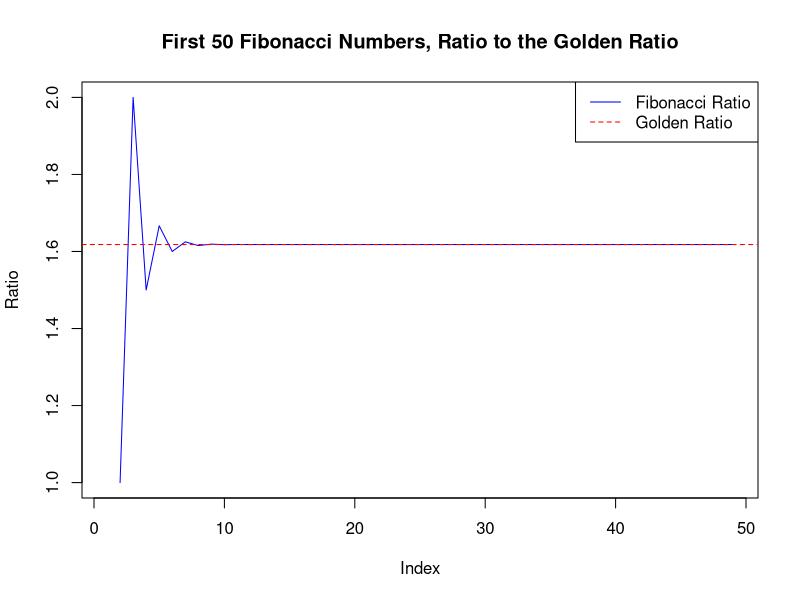
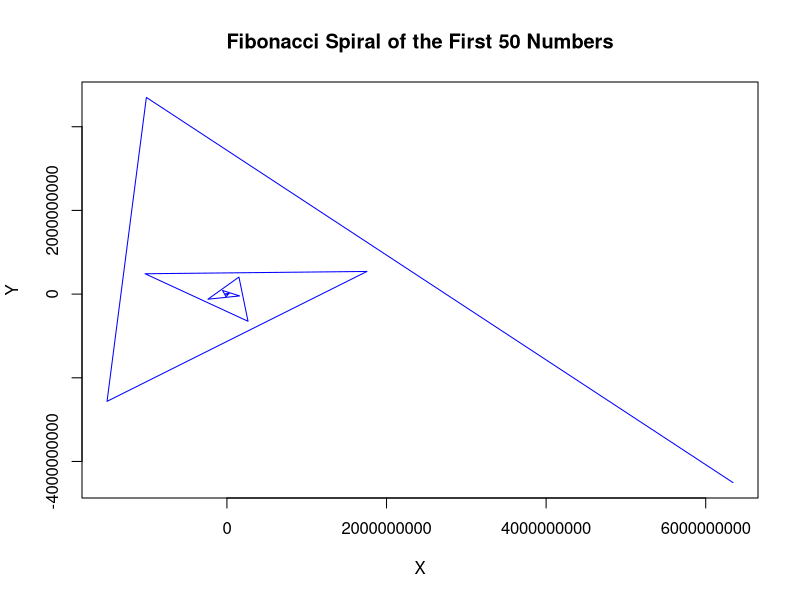

Write the R code that produced these figures, in order.
## ---- chunk 1
# Load required libraries
library(knitr)
library(kableExtra)

# Function to calculate mode
mode_function <- function(x) {
  ux <- unique(x)
  tab <- tabulate(match(x, ux))
  ux[tab == max(tab)]
}

# Function to generate Fibonacci sequence up to n terms
fibonacci <- function(n) {
  fib <- numeric(n)
  fib[1] <- 0
  fib[2] <- 1
  for (i in 3:n) {
    fib[i] <- fib[i - 1] + fib[i - 2]
  }
  return(fib)
}

# Generate Fibonacci sequence up to 50 terms
n <- 50
fib_seq <- fibonacci(n)

# Calculate statistical measures
mean_fib <- round(mean(fib_seq),2)
median_fib <- round(median(fib_seq),2)
mode_fib <- mode_function(fib_seq)
sum_fib <- round(sum(fib_seq),2)
prod_fib <- prod(fib_seq)

# Function to calculate greatest common divisor (GCD)
gcd <- function(a, b) {
  if (b == 0) {
    return(a)
  } else {
    return(gcd(b, a %% b))
  }
}

# Calculate GCD of the first 50 Fibonacci numbers
fib_gcd <- gcd(fib_seq[1], fib_seq[2])
for (i in 3:length(fib_seq)) {
  fib_gcd <- gcd(fib_gcd, fib_seq[i])
}

# Create a data frame with statistical measures
fib_stats <- data.frame(
  Statistic = c("Mean", "Median", "Mode", "Sum", "Product", "GCD"),
  Value = c(mean_fib, median_fib, paste(mode_fib, collapse = ", "), sum_fib, prod_fib, fib_gcd)
)


# Convert the data frame to a Markdown table
mod_table <- kable(fib_stats, align = c("l", "c"), format = "markdown")

# Apply the styling of the "blue" table to the "mod" table
styled_mod_table <- kable_styling(mod_table, full_width = FALSE)

styled_mod_table <- column_spec(styled_mod_table, 1, extra_css = "border-right: 1px solid #CCCCCC;")

# Replace the caption with a header styled as a title
styled_mod_table <- add_header_above(styled_mod_table, header = c("Statistics of First 50 Fibonacci Sequence" = 2), font_size = 20)

# Print the styled table
print(styled_mod_table)

## ---- chunk 2
# Function to calculate the Fibonacci sequence up to n
fibonacci <- function(n) {
  fib <- numeric(n)
  fib[1] <- 0
  fib[2] <- 1
  for (i in 3:n) {
    fib[i] <- fib[i-1] + fib[i-2]
  }
  return(fib)
}

# Calculate Fibonacci sequence up to the 50th number
fib_seq <- fibonacci(50)

# Calculate the ratios of consecutive Fibonacci numbers
ratios <- fib_seq[-1] / fib_seq[-length(fib_seq)]

# Golden ratio value
golden_ratio <- (1 + sqrt(5)) / 2

# Create a plot
plot(1:49, ratios, type = "l", col = "blue", xlab = "Index", ylab = "Ratio", main = "First 50 Fibonacci Numbers, Ratio to the Golden Ratio")
abline(h = golden_ratio, col = "red", lty = 2)  # Plot the golden ratio line
legend("topright", legend = c("Fibonacci Ratio", "Golden Ratio"), col = c("blue", "red"), lty = c(1, 2))

## ---- chunk 3

options( scipen = 999 )

# Function to calculate the Fibonacci sequence up to n
fibonacci <- function(n) {
  fib <- numeric(n)
  fib[1] <- 0
  fib[2] <- 1
  for (i in 3:n) {
    fib[i] <- fib[i-1] + fib[i-2]
  }
  return(fib)
}

# Calculate Fibonacci sequence up to the 50th number
fib_seq <- fibonacci(50)

# Define golden ratio
golden_ratio <- (1 + sqrt(5)) / 2  # Actual value of the golden ratio

# Function to calculate the angle for each Fibonacci number
calculate_angle <- function(index, ratio) {
  angle <- 2 * pi * index * ratio
  return(angle)
}

# Calculate angles for Fibonacci numbers up to the 50th number
angles <- sapply(1:50, function(i) calculate_angle(i, golden_ratio))

# Calculate the polar coordinates for Fibonacci numbers up to the 50th number
x_coords <- fib_seq * cos(angles)
y_coords <- fib_seq * sin(angles)

# Interpolate additional points for a smoother curve
smoothness <- 100  # Number of interpolated points between each Fibonacci number


smooth_x <- approx(1:length(x_coords), x_coords, n = (length(x_coords) - 1) * smoothness + 1)$y
smooth_y <- approx(1:length(y_coords), y_coords, n = (length(y_coords) - 1) * smoothness + 1)$y

# Create a plot with the smoothed curve
plot(smooth_x, smooth_y, type = "l", col = "blue", xlab = "X", ylab = "Y", main = "Fibonacci Spiral of the First 50 Numbers")
